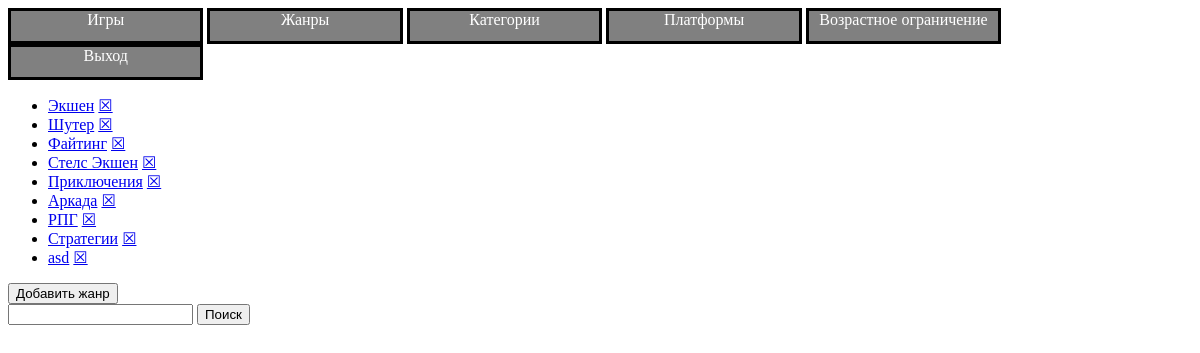
The app's page /catalog/genre-list/, older data.
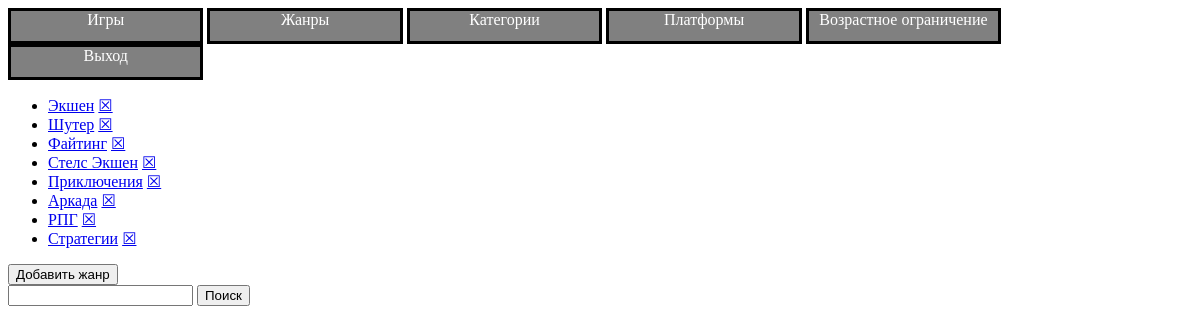
The same page, newer data.
### catalog/models/genre.py (models this page shows, shortened)
class Genre(models.Model):
    genre_name = models.CharField(max_length=50)
    genre_description = models.CharField(max_length=1500)

### catalog/views/genre_views.py (the view)
class GenreListView(generic.ListView):
    template_name = 'catalog/genre/genre-list.html'
    context_object_name = 'genre_list'
    model = Genre
    def get_queryset(self):
        queryset = super(GenreListView, self).get_queryset()
        q = self.request.GET.get('q')
        if q:
            return queryset.filter(
                Q(genre_name__icontains=q) |
                Q(genre_description__icontains=q)
            )
        return queryset

### catalog/templates/catalog/genre/genre-list.html (shortened to what this page needs)
<div style="width: 100%">
     <div>
     <a href="{% url 'catalog:index' %}"><div class="menu">Игры</div></a>
     <a href="{% url 'catalog:genre-list' %}"><div class="menu">Жанры</div></a>
     <a href="{% url 'catalog:category-list' %}"><div class="menu">Категории</div></a>
     <a href="{% url 'catalog:platform-list' %}"><div class="menu">Платформы</div></a>
     <a href="{% url 'catalog:esrb-list' %}"><div class="menu">Возрастное ограничение</div></a>
     <a href="{% url 'catalog:logout' %}"><div class="menu">Выход</div></a>
    </div>
 </div>
{% if genre_list %}
    <ul>
        {% for genre in genre_list %}
            <li><a href="{% url 'catalog:genre-detail' genre.id %}">{{ genre.genre_name }}</a>
            <a href="{% url 'catalog:genre-delete' genre.id %}"><span class="close">&#9746;</span></a></li>
        {% endfor %}
    </ul>
<a href="{% url 'catalog:genre-add-form'%}"><button type="submit">Добавить жанр</button></a>
<form action="" method="GET">
    <input type="text" name="q" />
    <button type="submit">Поиск</button>
</form>
{% else %}
    <p>No polls are available</p>
{% endif %}

Row changes from the older to the newer data that the page shows:
removed Genre: genre_name "asd"
